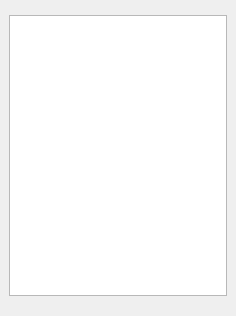
<?xml version="1.0" encoding="UTF-8"?>
<ui version="4.0">
 <class>SimpleTagsEditor</class>
 <widget class="QWidget" name="SimpleTagsEditor">
  <property name="geometry">
   <rect>
    <x>0</x>
    <y>0</y>
    <width>236</width>
    <height>316</height>
   </rect>
  </property>
  <property name="windowTitle">
   <string>Form</string>
  </property>
  <layout class="QGridLayout" name="gridLayout_2">
   <property name="leftMargin">
    <number>0</number>
   </property>
   <property name="topMargin">
    <number>0</number>
   </property>
   <property name="rightMargin">
    <number>0</number>
   </property>
   <item row="0" column="0">
    <widget class="ActionToolBar" name="actionBar" native="true"/>
   </item>
   <item row="1" column="0">
    <widget class="QStackedWidget" name="stackedWidget">
     <property name="currentIndex">
      <number>0</number>
     </property>
     <widget class="QWidget" name="page">
      <layout class="QGridLayout" name="gridLayout">
       <item row="0" column="0">
        <widget class="QListWidget" name="listWidget"/>
       </item>
      </layout>
     </widget>
     <widget class="QWidget" name="page_2">
      <layout class="QVBoxLayout" name="verticalLayout">
       <item>
        <widget class="QLabel" name="label">
         <property name="text">
          <string>Name</string>
         </property>
        </widget>
       </item>
       <item>
        <widget class="QLineEdit" name="lineEdit"/>
       </item>
       <item>
        <spacer name="verticalSpacer">
         <property name="orientation">
          <enum>Qt::Vertical</enum>
         </property>
         <property name="sizeHint" stdset="0">
          <size>
           <width>20</width>
           <height>40</height>
          </size>
         </property>
        </spacer>
       </item>
       <item>
        <widget class="QDialogButtonBox" name="buttonBox">
         <property name="standardButtons">
          <set>QDialogButtonBox::Ok</set>
         </property>
        </widget>
       </item>
      </layout>
     </widget>
    </widget>
   </item>
  </layout>
 </widget>
 <customwidgets>
  <customwidget>
   <class>ActionToolBar</class>
   <extends>QWidget</extends>
   <header>libqutim/actiontoolbar.h</header>
   <container>1</container>
  </customwidget>
 </customwidgets>
 <resources/>
 <connections/>
</ui>
